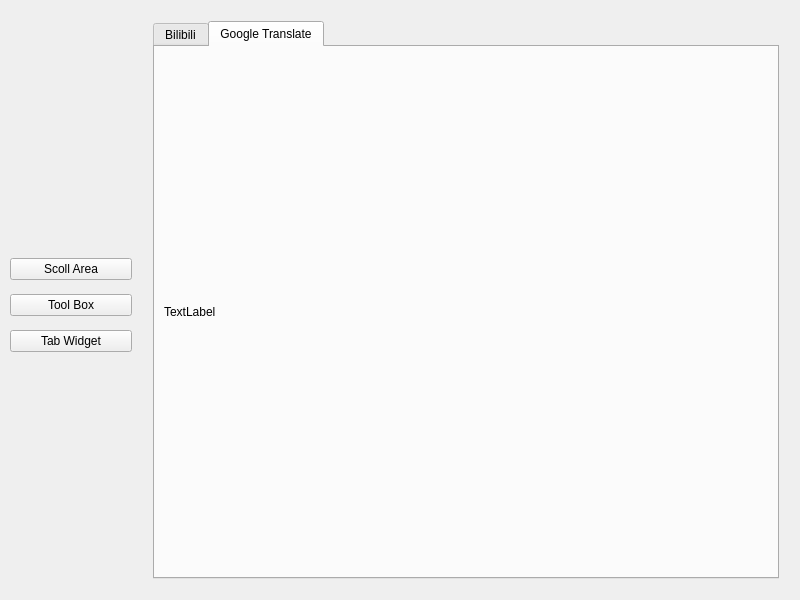
<?xml version="1.0" encoding="UTF-8"?>
<ui version="4.0">
 <class>Widget</class>
 <widget class="QWidget" name="Widget">
  <property name="geometry">
   <rect>
    <x>0</x>
    <y>0</y>
    <width>800</width>
    <height>600</height>
   </rect>
  </property>
  <property name="windowTitle">
   <string>Widget</string>
  </property>
  <widget class="QStackedWidget" name="stackedWidget">
   <property name="geometry">
    <rect>
     <x>144</x>
     <y>12</y>
     <width>644</width>
     <height>576</height>
    </rect>
   </property>
   <property name="currentIndex">
    <number>2</number>
   </property>
   <widget class="QWidget" name="page">
    <widget class="QScrollArea" name="scrollArea">
     <property name="geometry">
      <rect>
       <x>20</x>
       <y>140</y>
       <width>551</width>
       <height>51</height>
      </rect>
     </property>
     <property name="widgetResizable">
      <bool>true</bool>
     </property>
     <widget class="QWidget" name="scrollAreaWidgetContents">
      <property name="geometry">
       <rect>
        <x>0</x>
        <y>0</y>
        <width>534</width>
        <height>86</height>
       </rect>
      </property>
      <layout class="QVBoxLayout" name="verticalLayout">
       <item>
        <widget class="QComboBox" name="comboBox_2">
         <item>
          <property name="text">
           <string>China</string>
          </property>
         </item>
         <item>
          <property name="text">
           <string>United States</string>
          </property>
         </item>
         <item>
          <property name="text">
           <string>England</string>
          </property>
         </item>
         <item>
          <property name="text">
           <string>South Korea</string>
          </property>
         </item>
        </widget>
       </item>
       <item>
        <widget class="QComboBox" name="comboBox">
         <item>
          <property name="text">
           <string>Male</string>
          </property>
         </item>
         <item>
          <property name="text">
           <string>Female</string>
          </property>
         </item>
        </widget>
       </item>
      </layout>
     </widget>
    </widget>
   </widget>
   <widget class="QWidget" name="page_2">
    <layout class="QVBoxLayout" name="verticalLayout_5">
     <item>
      <widget class="QToolBox" name="toolBox">
       <property name="currentIndex">
        <number>0</number>
       </property>
       <widget class="QWidget" name="page_3">
        <property name="geometry">
         <rect>
          <x>0</x>
          <y>0</y>
          <width>558</width>
          <height>501</height>
         </rect>
        </property>
        <attribute name="label">
         <string>Hello</string>
        </attribute>
        <widget class="QLabel" name="label_3">
         <property name="geometry">
          <rect>
           <x>12</x>
           <y>12</y>
           <width>31</width>
           <height>16</height>
          </rect>
         </property>
         <property name="text">
          <string>Hello</string>
         </property>
        </widget>
        <widget class="QLabel" name="label_4">
         <property name="geometry">
          <rect>
           <x>12</x>
           <y>39</y>
           <width>41</width>
           <height>16</height>
          </rect>
         </property>
         <property name="text">
          <string>It's me</string>
         </property>
        </widget>
       </widget>
       <widget class="QWidget" name="page_4">
        <property name="geometry">
         <rect>
          <x>0</x>
          <y>0</y>
          <width>558</width>
          <height>501</height>
         </rect>
        </property>
        <attribute name="label">
         <string>You Are Beatiful</string>
        </attribute>
        <layout class="QVBoxLayout" name="verticalLayout_2">
         <item>
          <widget class="QLabel" name="label_2">
           <property name="text">
            <string>My love is brilliant</string>
           </property>
          </widget>
         </item>
         <item>
          <widget class="QLabel" name="label">
           <property name="text">
            <string>My love is prue</string>
           </property>
          </widget>
         </item>
        </layout>
       </widget>
      </widget>
     </item>
    </layout>
   </widget>
   <widget class="QWidget" name="page_5">
    <layout class="QHBoxLayout" name="horizontalLayout">
     <item>
      <widget class="QTabWidget" name="tabWidget">
       <property name="currentIndex">
        <number>1</number>
       </property>
       <widget class="QWidget" name="tab">
        <attribute name="title">
         <string>Bilibili</string>
        </attribute>
        <layout class="QVBoxLayout" name="verticalLayout_3">
         <item>
          <widget class="QLabel" name="image_label">
           <property name="text">
            <string/>
           </property>
           <property name="pixmap">
            <pixmap resource="resource.qrc">:/images/football.png</pixmap>
           </property>
          </widget>
         </item>
        </layout>
       </widget>
       <widget class="QWidget" name="tab_2">
        <attribute name="title">
         <string>Google Translate</string>
        </attribute>
        <layout class="QHBoxLayout" name="horizontalLayout_3">
         <item>
          <widget class="QLabel" name="movie_label">
           <property name="text">
            <string>TextLabel</string>
           </property>
          </widget>
         </item>
        </layout>
       </widget>
      </widget>
     </item>
    </layout>
   </widget>
  </widget>
  <widget class="QWidget" name="widget" native="true">
   <property name="geometry">
    <rect>
     <x>10</x>
     <y>250</y>
     <width>122</width>
     <height>112</height>
    </rect>
   </property>
   <layout class="QVBoxLayout" name="verticalLayout_4">
    <item>
     <widget class="QPushButton" name="scroll_area_btn">
      <property name="text">
       <string>Scoll Area</string>
      </property>
     </widget>
    </item>
    <item>
     <widget class="QPushButton" name="tool_box_btn">
      <property name="text">
       <string>Tool Box</string>
      </property>
     </widget>
    </item>
    <item>
     <widget class="QPushButton" name="tab_widget_btn">
      <property name="text">
       <string>Tab Widget</string>
      </property>
     </widget>
    </item>
   </layout>
  </widget>
 </widget>
 <resources>
  <include location="resource.qrc"/>
 </resources>
 <connections/>
</ui>
